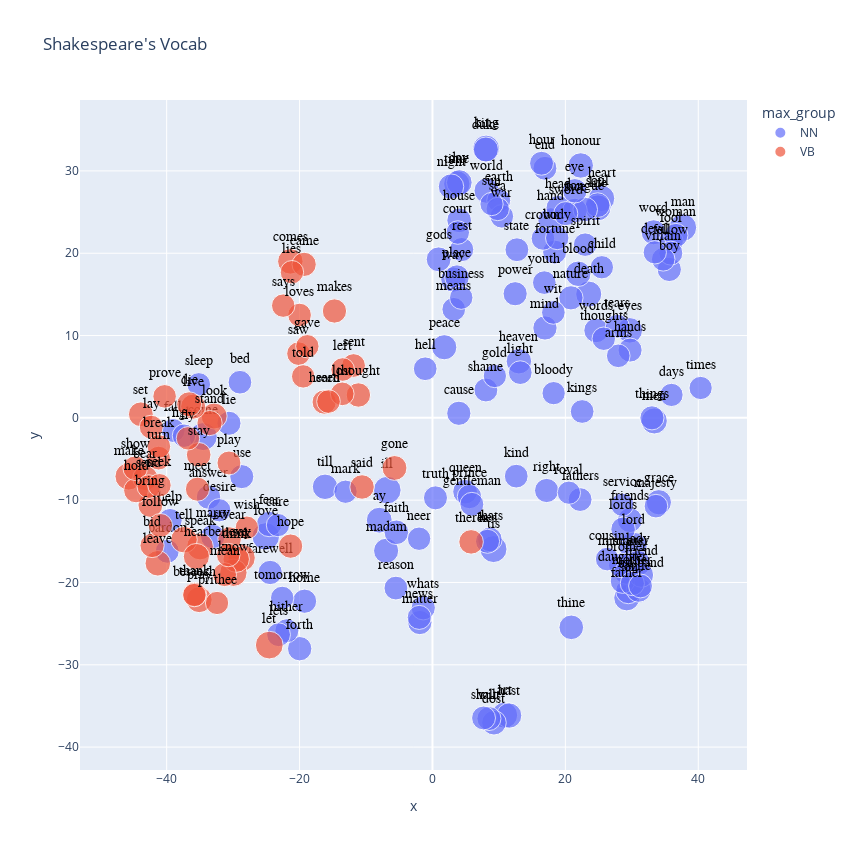

Notebook source saved alongside this figure:
### Code cell
px.scatter(TSNEDF.reset_index(), 'x', 'y', 
           text='term_str', 
           color='max_group', 
           hover_name='term_str',          
           size='log_n',
           title="Shakespeare's Vocab",
           width=850,
           height=850).update_traces(
                mode='markers+text', 
                textfont=dict(color='black', size=14, family='Arial'),
                textposition='top center')

### Figure 1 — Plotly figure (JSON) as saved in the notebook; plotly's stock layout.template omitted (floating-point values rounded to 4 significant figures; data arrays with more than 128 entries replaced by an {"elided": "..."} marker saying what was removed)
{"data": [{"hovertemplate": "<b>%{hovertext}</b><br><br>max_group=NN<br>x=%{x}<br>y=%{y}<br>log_n=%{marker.size}<br>term_str=%{text}<extra></extra>", "hovertext": {"elided": "137 str values"}, "legendgroup": "NN", "marker": {"color": "#636efa", "size": {"elided": "137 float values"}, "sizemode": "area", "sizeref": 0.01981, "symbol": "circle"}, "mode": "markers+text", "name": "NN", "orientation": "v", "showlegend": true, "text": {"elided": "137 str values"}, "textfont": {"color": "black", "family": "Arial", "size": 14}, "textposition": "top center", "type": "scatter", "x": {"elided": "137 float values"}, "xaxis": "x", "y": {"elided": "137 float values"}, "yaxis": "y"}, {"hovertemplate": "<b>%{hovertext}</b><br><br>max_group=VB<br>x=%{x}<br>y=%{y}<br>log_n=%{marker.size}<br>term_str=%{text}<extra></extra>", "hovertext": ["let", "say", "know", "make", "speak", "tell", "think", "hear", "look", "pray", "leave", "comes", "stand", "bear", "live", "die", "bring", "gone", "set", "hold", "stay", "show", "theres", "said", "thought", "hope", "makes", "heard", "came", "bid", "meet", "follow", "thank", "mean", "play", "lay", "sent", "turn", "lost", "saw", "loves", "seen", "send", "left", "swear", "break", "prove", "believe", "says", "beseech", "seek", "lies", "told", "gave", "fly", "wish", "prithee"], "legendgroup": "VB", "marker": {"color": "#EF553B", "size": [7.647, 7.414, 7.419, 7.394, 7.066, 6.972, 6.934, 6.784, 6.706, 6.625, 6.48, 6.407, 6.308, 6.263, 6.223, 6.157, 6.111, 6.129, 6.105, 6.114, 6.028, 5.989, 5.986, 5.951, 5.905, 5.875, 5.849, 5.841, 5.844, 5.817, 5.771, 5.717, 5.697, 5.663, 5.67, 5.62, 5.583, 5.598, 5.576, 5.549, 5.557, 5.541, 5.541, 5.521, 5.525, 5.533, 5.497, 5.464, 5.46, 5.442, 5.434, 5.434, 5.425, 5.407, 5.455, 5.384, 5.366], "sizemode": "area", "sizeref": 0.01981, "symbol": "circle"}, "mode": "markers+text", "name": "VB", "orientation": "v", "showlegend": true, "text": ["let", "say", "know", "make", "speak", "tell", "think", "hear", "look", "pray", "leave", "comes", "stand", "bear", "live", "die", "bring", "gone", "set", "hold", "stay", "show", "theres", "said", "thought", "hope", "makes", "heard", "came", "bid", "meet", "follow", "thank", "mean", "play", "lay", "sent", "turn", "lost", "saw", "loves", "seen", "send", "left", "swear", "break", "prove", "believe", "says", "beseech", "seek", "lies", "told", "gave", "fly", "wish", "prithee"], "textfont": {"color": "black", "family": "Arial", "size": 14}, "textposition": "top center", "type": "scatter", "x": [-24.56, -28.72, -29.95, -45.72, -34.98, -37.38, -29.53, -35.53, -32.86, -35.1, -41.33, -21.39, -33.54, -43.22, -36.01, -36.62, -42.45, -5.711, -43.88, -44.61, -35.18, -44.73, 5.815, -10.6, -11.14, -21.35, -14.75, -16.29, -19.31, -42.19, -35.36, -40.94, -35.78, -31.29, -30.62, -42.32, -11.87, -41.22, -13.58, -20.16, -20.0, -15.65, -42.68, -13.51, -30.52, -41.18, -40.31, -30.73, -22.46, -35.84, -41.08, -21.15, -19.46, -18.83, -36.79, -27.93, -32.42], "xaxis": "x", "y": [-27.61, -17.01, -18.82, -7.115, -15.64, -14.8, -17.17, -16.85, 0.2229, -22.09, -17.67, 19.01, -0.6316, -7.314, 1.362, 1.654, -10.59, -6.087, 0.4338, -8.813, -4.484, -6.12, -15.07, -8.398, 2.778, -15.58, 12.98, 1.919, 18.65, -15.51, -8.665, -13.07, -21.44, -19.04, -5.481, -1.125, 6.359, -4.889, 2.917, 7.801, 12.49, 1.986, -8.346, 5.876, -14.67, -3.483, 2.616, -16.67, 13.64, -21.53, -8.184, 17.7, 5.04, 8.702, -2.488, -13.34, -22.49], "yaxis": "y"}], "layout": {"height": 850, "legend": {"itemsizing": "constant", "title": {"text": "max_group"}, "tracegroupgap": 0}, "title": {"text": "Shakespeare's Vocab"}, "width": 850, "xaxis": {"anchor": "y", "autorange": true, "domain": [0, 1], "range": [-53.06, 47.36], "title": {"text": "x"}, "type": "linear"}, "yaxis": {"anchor": "x", "autorange": true, "domain": [0, 1], "range": [-42.78, 38.62], "title": {"text": "y"}, "type": "linear"}}}
